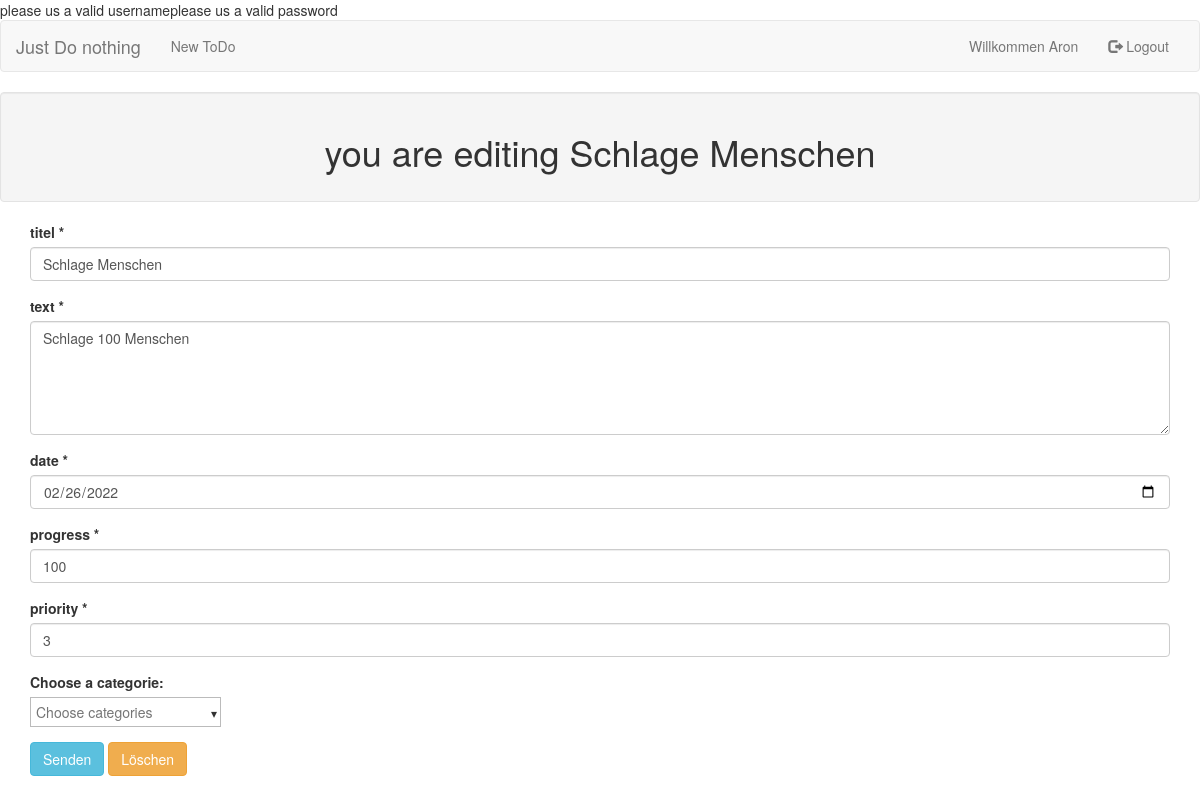
Page /common/User/U_edittodo.php?edittodo=1 (signed in) on the earlier database version.
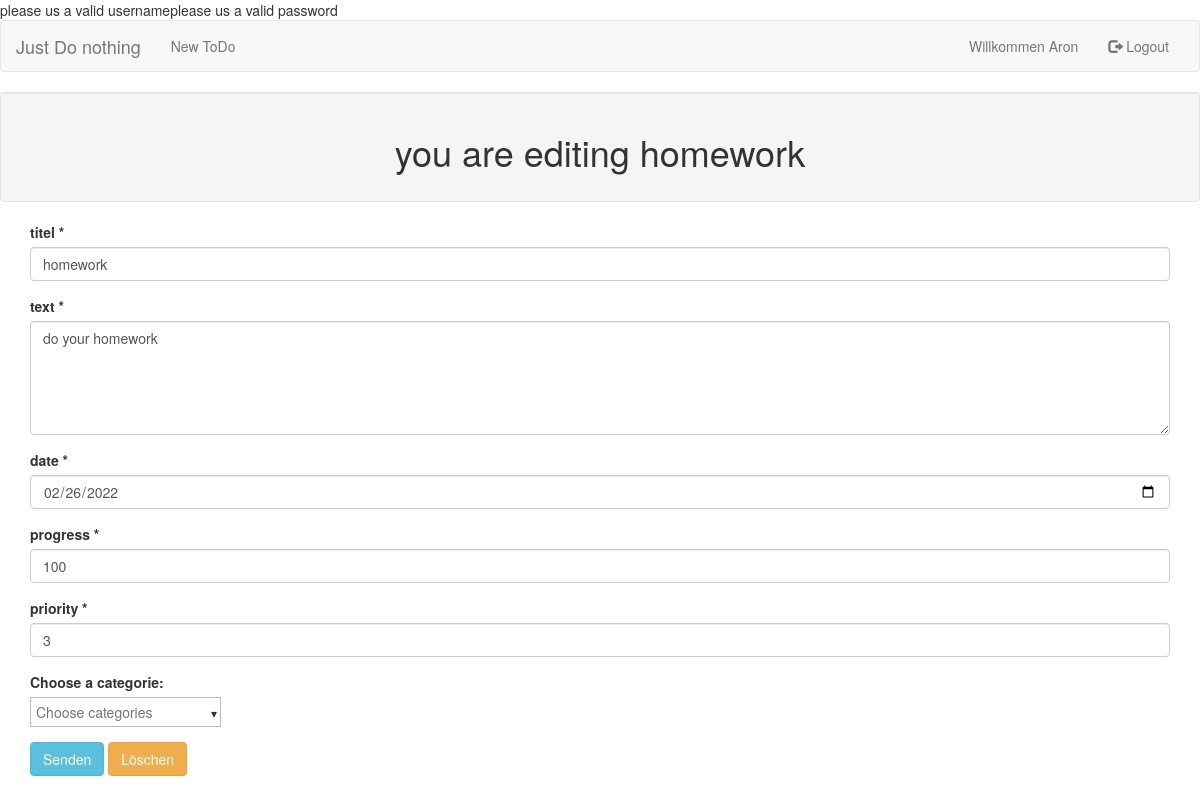
Same page on the later database version.
### tables this page shows
CREATE TABLE `todo` (
  `id` int(11) NOT NULL AUTO_INCREMENT,
  `name` varchar(32) NOT NULL,
  `text` text NOT NULL,
  `datebegin` date NOT NULL,
  `datefinish` date NOT NULL,
  `progress` tinyint(4) NOT NULL,
  `priorety` tinyint(4) NOT NULL,
  `archive` bit(1) NOT NULL DEFAULT b'0',
  `user_id` int(11) NOT NULL,
  `categories_id` int(11) NOT NULL,
  PRIMARY KEY (`id`),
  KEY `fk_todo_categories1` (`categories_id`),
  KEY `fk_todo_user1` (`user_id`),
  CONSTRAINT `fk_todo_categories1` FOREIGN KEY (`categories_id`) REFERENCES `categories` (`id`) ON DELETE NO ACTION ON UPDATE NO ACTION,
  CONSTRAINT `fk_todo_user1` FOREIGN KEY (`user_id`) REFERENCES `user` (`id`) ON DELETE NO ACTION ON UPDATE NO ACTION
);

### common/User/U_edittodo.php (the view, shortened to what this page needs)
<?php
require_once "../Backend/DB/POST_edituser.php";
require_once "../Backend/DB/DB_functions.php";
$mysqli = connection();
if (isset($_GET["edittodo"])){
    $id = $_GET["edittodo"];
    $query = 'select * from todo where id = ?';
    $stmt = $mysqli->prepare($query);
    $stmt->bind_param("s", $id);
    $stmt->execute();
    $result = $stmt->get_result();
    if($result->num_rows) {
        $row = $result->fetch_assoc();
        $title = $row["name"];
        $text = $row["text"];
        $datefinsh = $row["datefinish"];
        $progress = $row["progress"];
        $priorety = $row["priorety"];
    }
}
?>
<!DOCTYPE html>
<html lang="de">
<head>
    <link rel="stylesheet" href="https://maxcdn.bootstrapcdn.com/bootstrap/3.4.1/css/bootstrap.min.css">
    <link rel="stylesheet" href="../../css/styles.css">
    <link rel="stylesheet" type="text/css" href="css/bootstrap-datepicker.css">
</head>
<body>
<nav class="navbar navbar-default">
    <div class="container-fluid">
        <div class="navbar-header">
            <a class="navbar-brand" href="U_home.php">Just Do nothing</a>
        </div>
        <div class="collapse navbar-collapse" id="bs-example-navbar-collapse-1">
            <ul class="nav navbar-nav">
                <li><a href="U_createtodo.php">New ToDo</a></li>
            </ul>
            <ul class="nav navbar-nav navbar-right">
                <li><a href="#"><?php echo "Willkommen ". $_SESSION["firstname"]." ". $_SESSION["lastname"]?></a></li>
                <li><a href="../Backend/B_logout.php"><span class="glyphicon glyphicon-log-out" aria-hidden="true"></span> Logout</a></li>
            </ul>
        </div>
    </div>
</nav>
<div class="well text-center"><h1>you are editing <?=$title?></h1></div>
<div class="container">
    <form action="../Backend/DB/POST_edittodo.php" method="post">
        <div class="form-group">
            <label for="firstname">titel *</label>
            <input type="text" name="titel" value="<?=$title?>" class="form-control" id="titel"
                   placeholder="Geben Sie Ihren Vornamen an."
                   required="true">
        </div>
        <div class="form-group">
            <label for="content">text *</label>
            <textarea class='form-control' rows='5' name='content' id='content' maxlength='2000' placeholder="enter your description here"><?=$text?></textarea>
        </div>
        <div class="form-group">
            <label for="date"> date *</label>
            <input type="date" name="date" class="form-control" id="date" value="<?=$datefinsh?>""required>
        </div>
        <div class="form-group">
            <label for="firstname">progress *</label>
            <input type="number" name="progress" class="form-control" id="progress"
                   min="0"
                   max="100"
                   value="<?=$progress?>"
                   placeholder="progress"
                   required="true">
        </div>
        <div class="form-group">
            <label for="firstname">priority *</label>
            <input type="number" name="priority" class="form-control" id="priority"
                   min="0"
                   max="5"
                   value="<?=$priorety?>"
                   placeholder="priority"
                   required="true">
        </div>
        <div class="form-group">
            <label>Choose a categorie:</label>
            <div class="multi-selector">
                <div class="select-field">
                    <input type="text" name="" placeholder="Choose categories" id="" class="input-selector">
                    <span class="down-arrow">&blacktriangledown;</span>
                </div>
            </div>
        </div>
        <button type="submit" name="button" value="submit" class="btn btn-info">Senden</button>
        <button type="reset" name="button" value="reset" class="btn btn-warning">Löschen</button>
    </form>
</div>
</body>
</html>

### common/Backend/DB/POST_edituser.php (shortened to what this page needs)
<?php
    if(isset($_POST['password']) && !empty(trim($_POST['password']))){
        $password = trim($_POST['password']);
        $password = password_hash($password, PASSWORD_DEFAULT);
        if(!preg_match("/(?=^.{8,}$)((?=.*\d+)(?=.*\W+))(?![.\n])(?=.*[A-Z])(?=.*[a-z]).*$/", $password)){
            echo "please us a valid password";
        }
    } else {echo "please us a valid password";}
?>

### css/styles.css (style rules this page uses)
input { outline: none; border: none; }
.multi-selector { width: max-content; }
.select-field { border: 1px solid rgb(187, 187, 187); }
.select-field,.task,.list { width: 100%; background-color: white; padding: 0.3rem; }
.down-arrow { font-size: 1.2rem; display: inline-block; cursor: pointer; transition: 0.2s linear; }

Differences in the rows shown:
changed todo: name "Schlage Menschen" → "homework"; titel "Schlage Menschen" → "homework"; content "Schlage 100 Menschen" → "do your homework"
